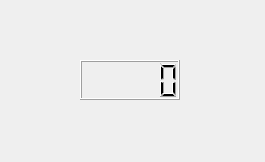
<?xml version="1.0" encoding="UTF-8"?>
<ui version="4.0">
 <class>Dialog</class>
 <widget class="QDialog" name="Dialog">
  <property name="geometry">
   <rect>
    <x>0</x>
    <y>0</y>
    <width>265</width>
    <height>162</height>
   </rect>
  </property>
  <property name="windowTitle">
   <string>Dialog</string>
  </property>
  <widget class="QLCDNumber" name="lcdNumber">
   <property name="geometry">
    <rect>
     <x>80</x>
     <y>60</y>
     <width>100</width>
     <height>40</height>
    </rect>
   </property>
  </widget>
 </widget>
 <resources/>
 <connections/>
</ui>
